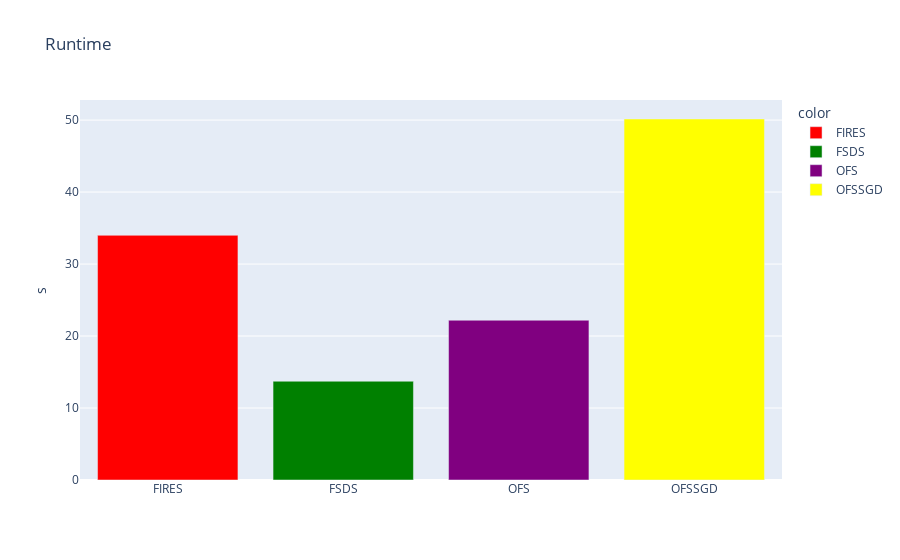

The notebook cell this image was saved under:
### Code cell
# run times
col_names = ["FIRES","FSDS", "OFS", "OFSSGD"]
values = [fires_cuda_run_time, fsds_run_time, ofs_run_time, ofssgd_run_time]
fig = px.bar(x=col_names, y=values, title="Runtime", labels={"y":"s", "x":""}, color=col_names, color_discrete_map={'FIRES': 'red', 
                                                   'FSDS': 'green', 'OFS': 'purple', "OFSSGD":"yellow"})
fig.show()

### Figure 1 — Plotly figure (JSON) as saved in the notebook; plotly's stock layout.template omitted (floating-point values rounded to 4 significant figures)
{"data": [{"alignmentgroup": "True", "hovertemplate": "color=FIRES<br>=%{x}<br>s=%{y}<extra></extra>", "legendgroup": "FIRES", "marker": {"color": "red"}, "name": "FIRES", "offsetgroup": "FIRES", "orientation": "v", "showlegend": true, "textposition": "auto", "type": "bar", "x": ["FIRES"], "xaxis": "x", "y": [33.99], "yaxis": "y"}, {"alignmentgroup": "True", "hovertemplate": "color=FSDS<br>=%{x}<br>s=%{y}<extra></extra>", "legendgroup": "FSDS", "marker": {"color": "green"}, "name": "FSDS", "offsetgroup": "FSDS", "orientation": "v", "showlegend": true, "textposition": "auto", "type": "bar", "x": ["FSDS"], "xaxis": "x", "y": [13.72], "yaxis": "y"}, {"alignmentgroup": "True", "hovertemplate": "color=OFS<br>=%{x}<br>s=%{y}<extra></extra>", "legendgroup": "OFS", "marker": {"color": "purple"}, "name": "OFS", "offsetgroup": "OFS", "orientation": "v", "showlegend": true, "textposition": "auto", "type": "bar", "x": ["OFS"], "xaxis": "x", "y": [22.2], "yaxis": "y"}, {"alignmentgroup": "True", "hovertemplate": "color=OFSSGD<br>=%{x}<br>s=%{y}<extra></extra>", "legendgroup": "OFSSGD", "marker": {"color": "yellow"}, "name": "OFSSGD", "offsetgroup": "OFSSGD", "orientation": "v", "showlegend": true, "textposition": "auto", "type": "bar", "x": ["OFSSGD"], "xaxis": "x", "y": [50.15], "yaxis": "y"}], "layout": {"barmode": "relative", "legend": {"title": {"text": "color"}, "tracegroupgap": 0}, "title": {"text": "Runtime"}, "xaxis": {"anchor": "y", "domain": [0, 1], "title": {"text": ""}}, "yaxis": {"anchor": "x", "domain": [0, 1], "title": {"text": "s"}}}}
